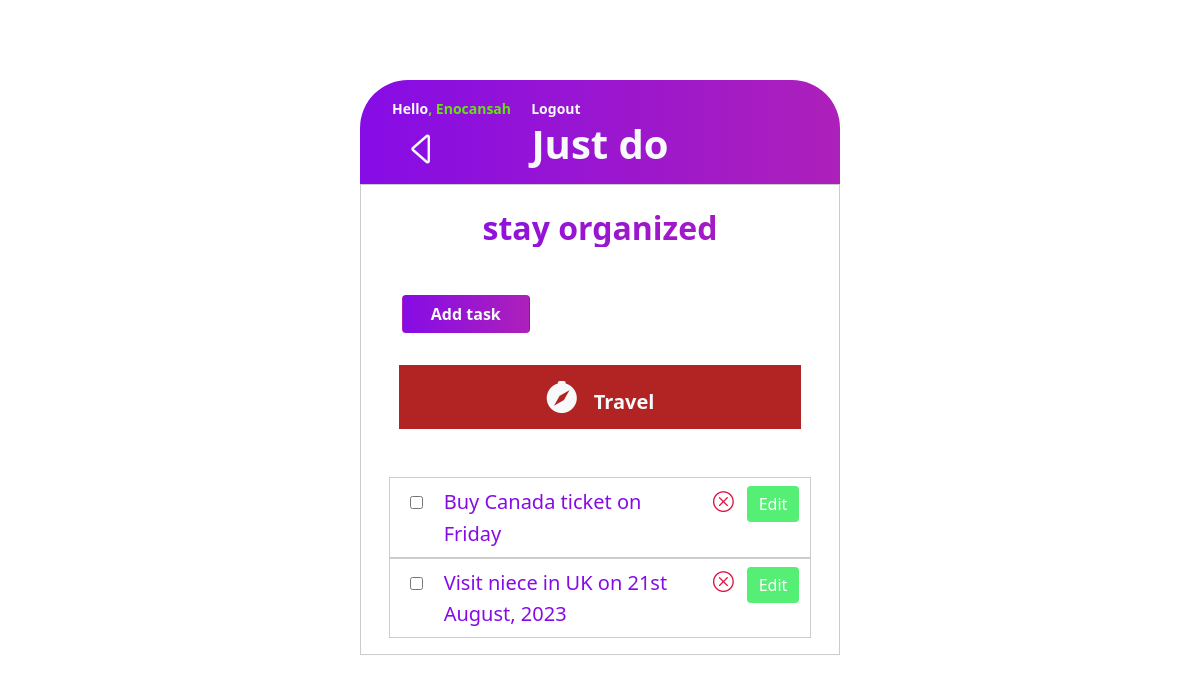
The app's page /todolist/6 (signed in), older data.
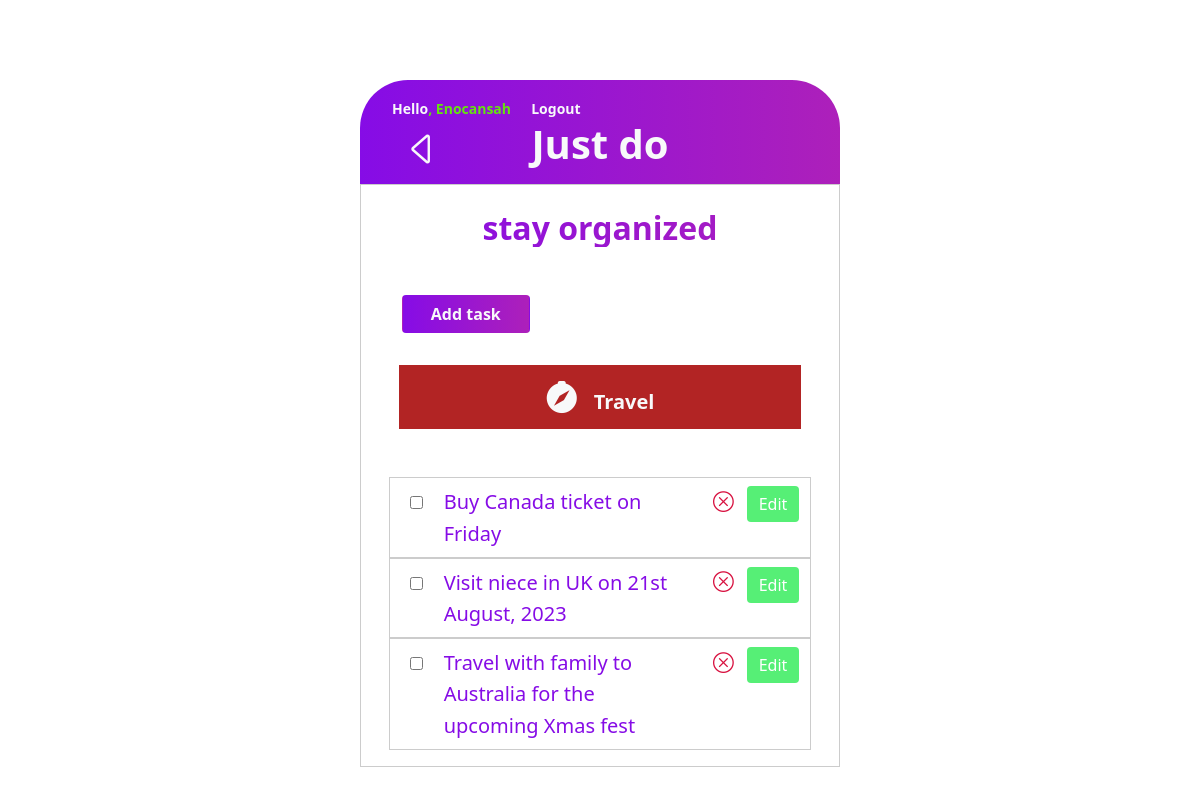
The same page, newer data.
### todoitems/models.py (models this page shows, shortened)
class TodoItem(models.Model):
    task = models.CharField(max_length=255)
    completed = models.BooleanField(default=False)
    todolist = models.ForeignKey(TodoList, null=True, on_delete=models.CASCADE)

### todolist/views.py (the view)
# urls.py: path('<int:pk>', DetailTodoList.as_view(), name='detail-todolist'),
class DetailTodoList(LoginRequiredMixin, DetailView):
    model = TodoList
    template_name = 'todolist/todolist_detail.html'
    context_object_name = 'todolist'

### templates/todolist/todolist_detail.html (shortened to what this page needs)
{% extends 'todolist/base.html' %}
{% block content %}
    <section class="mt-5 position-relative">
        <a href="{% url 'todolist:list-todolist' %}" class="back-btn text-light">
            <span class="bi-caret-left" style="font-size: 2.5rem"></span>
        </a>
        <section class="container d-flex justify-space-around" id="">
            <a href="{% url 'todolist:create-todoitem' todolist.id %}">
                <button class="btn text-light fw-bold ci-btn">Add task</button>
            </a>
        </section>
        <div class="text-light todolist-head" style="background-color: {{ todolist.icon_color }};">
            <span class="bi-compass-fill" style="font-size: 2rem; margin-inline-end: 1rem;"></span><span class="lead fw-bold">{{ todolist.name }}</span>
        </div>
        <section class="d-flex flex-column mt-5" id="todoitems">
            {% if not todolist.todoitem_set.all %}
                <p class="lead">No tasks yet</p>
            {% else %}
            {% for todoitem in todolist.todoitem_set.all %}
                <div class="todoitem row">
                    <div class="col-1">
                        <input type="checkbox" name="checkbox" {% if todoitem.completed %} checked {% endif %} class="p-4" style="margin-inline-end: 1rem;">
                    </div>
                    <div class="col-8">
                        <h4 class="h4 d-inline fs-5" style="color: #860ce6;">{{ todoitem.task }}</h4>
                    </div>
                    <div class="col-1">
                        <a href="{% url 'todoitems:delete-todoitem' todoitem.id %}">
                            <span class="bi-x-circle  cancel-btn" style="color: #d81240;"></span>
                        </a>
                    </div>
                    <div class="col-1">
                        <a href="{% url 'todoitems:update-todoitem' todoitem.id %}">
                            <button class="btn btn-success edit-btn">Edit</button>
                        </a>
                    </div>
                </div>
                {% endfor %}
            {% endif %}
        </section>
    </section>
{% endblock %}

Row changes from the older to the newer data that the page shows:
added TodoItem: task "Travel with family to Australia for the upcoming Xmas fest"
